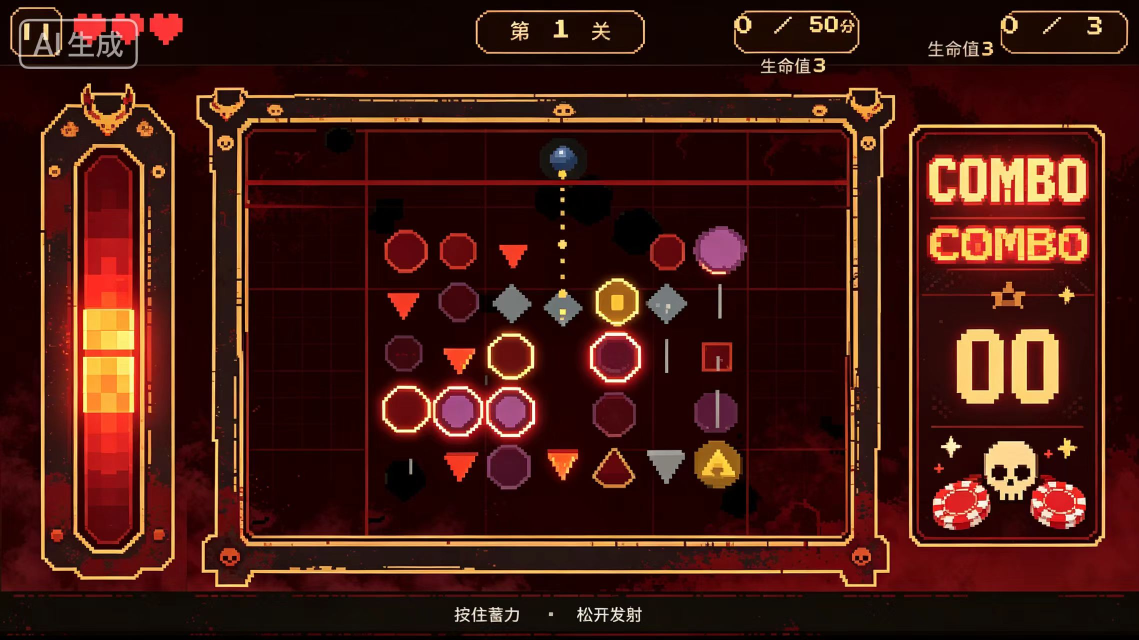
#> input picture preview/ref_new.png, 2278 x 1280 px, found by its file name (shown at 1/2 size)
$ python render_crimson_delta.py
#> lines starting #> are read from the running program, lines starting #| are printed output that depends on the picture
"""3x3 crimson-delta heatmap: REF vs ARENA. Green=matches, red=falls short."""
import numpy as np
from PIL import Image, ImageDraw, ImageFont

BASE = "D:/BoomCraft/MineRoulette/preview/"
def hex8(c): return "#%02X%02X%02X" % (int(c[0]),int(c[1]),int(c[2]))
def region_stats(arr, x0,x1,y0,y1):
    sub=arr[y0:y1,x0:x1].reshape(-1,3).astype(np.float32)
    r,g,b=sub[:,0],sub[:,1],sub[:,2]
    lum=0.299*r+0.587*g+0.114*b
    return float(np.mean((r>70)&(r>g*1.4)&(r>b*1.4)&(lum<140))*100)
def grid(path):
    im=np.asarray(Image.open(path).convert("RGB")); h,w=im.shape[:2]; out={}
#> in grid, im is the input picture: shape (1280, 2278, 3); mean R, G, B 67.6, 26.4, 18.5
#> after `h, w = im.shape[:2]`: h = 1280; w = 2278
    for ry in range(3):
        for rx in range(3):
            out[f"{ry}{rx}"]=region_stats(im,rx*w//3,(rx+1)*w//3,ry*h//3,(ry+1)*h//3)
#> after the loop, out = 9 items
    return out
ref=grid(BASE+"ref_new.png"); are=grid(BASE+"game_arena.png")
#> after `ref = grid(BASE + 'ref_new.png')`: ref = 9 items
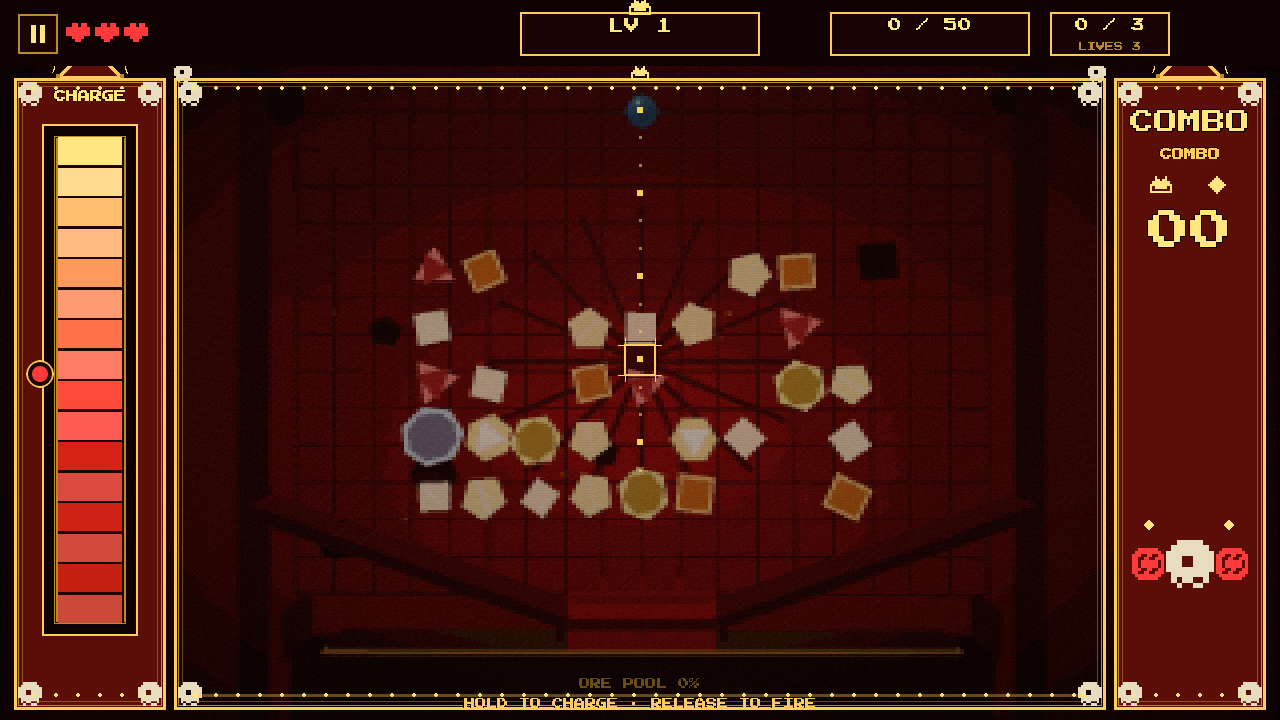
#> input picture preview/game_arena.png, 1280 x 720 px, found by its file name
#> after `are = grid(BASE + 'game_arena.png')`: are = 9 items
keys=["00","01","02","10","11","12","20","21","22"]
dc={k:round(ref[k]-are[k],1) for k in keys}
#> dc = 9 items
mx=max(dc.values()) or 1
#> mx = 5
cell=150; pad=4; W=3*cell+4*pad; H=3*cell+4*pad+30
img=Image.new("RGB",(W,H),(18,12,12)); d=ImageDraw.Draw(img)
#> after `img = Image.new('RGB', (W, H), (18, 12, 12))`:
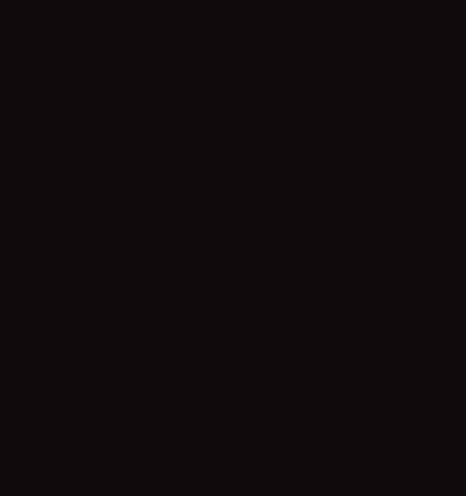
#> img: PIL image 466x496 RGB; mean R, G, B 18, 12, 12
try: font=ImageFont.load_default()
except: font=None
for i,k in enumerate(keys):
    r=i//3; c=i%3
    x=pad+c*(cell+pad); y=pad+r*(cell+pad)
    t=min(1.0,dc[k]/mx)
    # green(low gap) -> yellow -> red(high gap)
    if t<0.5:
        g=int(200*(1-2*t))+40; col=(int(40+ (1-2*t)*0), g, 40)
    else:
        col=(235, int(200*(1-(t-0.5)*2))+20, 20)
    d.rectangle([x,y,x+cell-1,y+cell-1], fill=col)
    txt=f"{k} dC={dc[k]:+.0f}"
    d.text((x+8,y+8),txt,fill=(10,10,10),font=font)
    d.text((x+8,y+cell-22),f"REF{ref[k]:.0f}/AR{are[k]:.0f}",fill=(10,10,10),font=font)
#> this loop made 9 passes
#> (t, g, col, txt) on passes 1, 3, 5, 6, 7, 8: (-0.04, 256, (40, 256, 40), '00 dC=-0'), (-1.36, 784, (40, 784, 40), '02 dC=-7'), (-3.62, 1688, (40, 1688, 40), '11 dC=-18'), (-3.9, 1800, (40, 1800, 40), '12 dC=-20'), (-0.04, 256, (40, 256, 40), '20 dC=-0'), (-1.58, 872, (40, 872, 40), '21 dC=-8')
#> (t, col, txt) on passes 2, 4, 9: (1, (235, 20, 20), '01 dC=+5'), (0.56, (235, 196, 20), '10 dC=+3'), (0.66, (235, 156, 20), '22 dC=+3')
d.text((pad,H-22),"Crimson delta REF-ARENA  (green=match, red=short)",fill=(230,210,180),font=font)
img.save(BASE+"crimson_delta3x3.png")
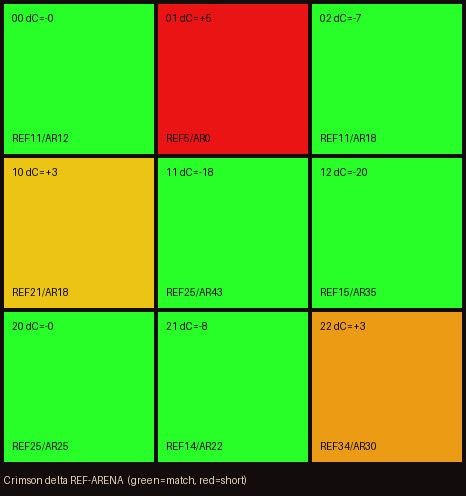
#> saved as crimson_delta3x3.png: PIL image 466x496 RGB; mean R, G, B 93.9, 185.4, 30.9
print("saved crimson_delta3x3.png", img.size)
#| saved crimson_delta3x3.png (466, 496)
